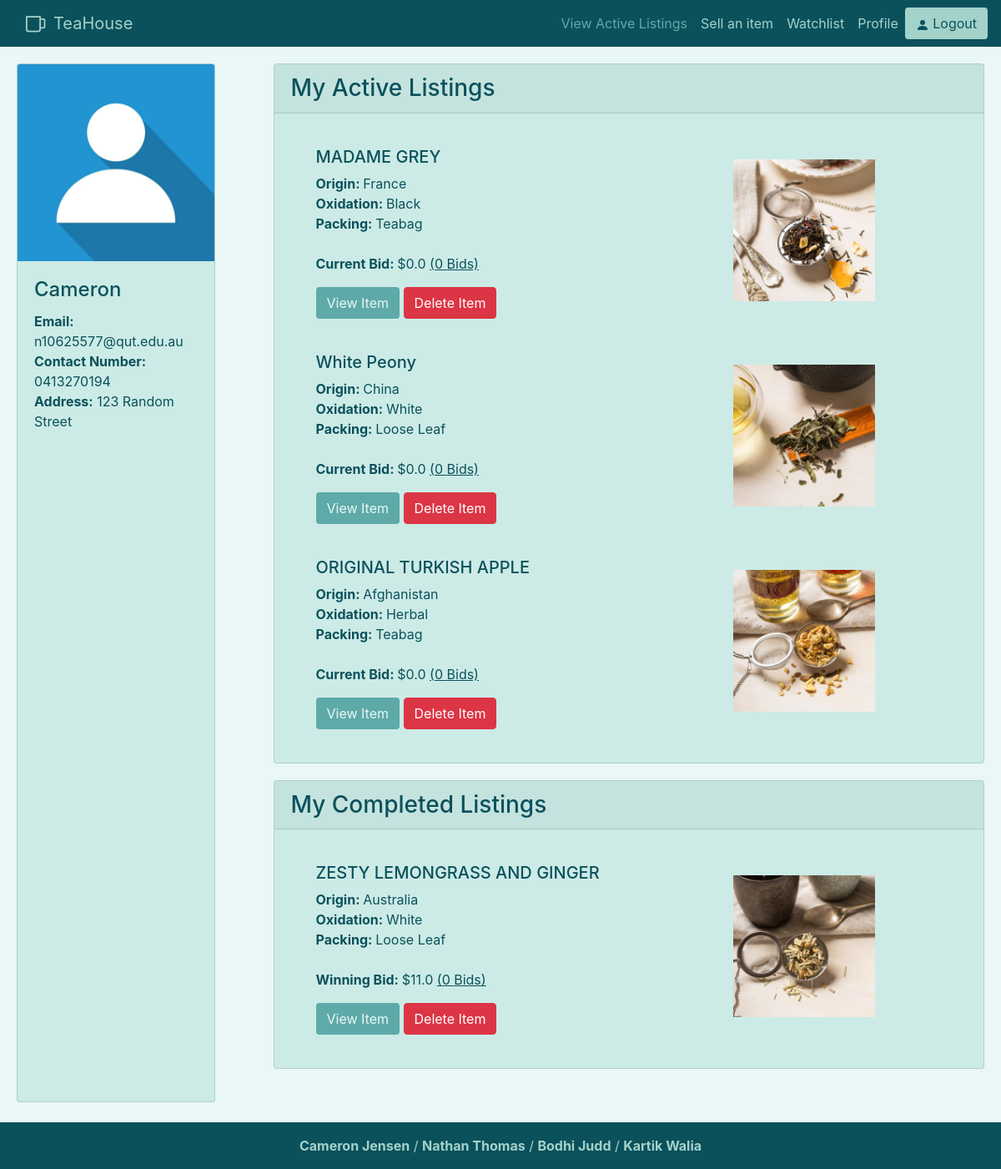
The page /profile (signed in) on the database as committed earlier.
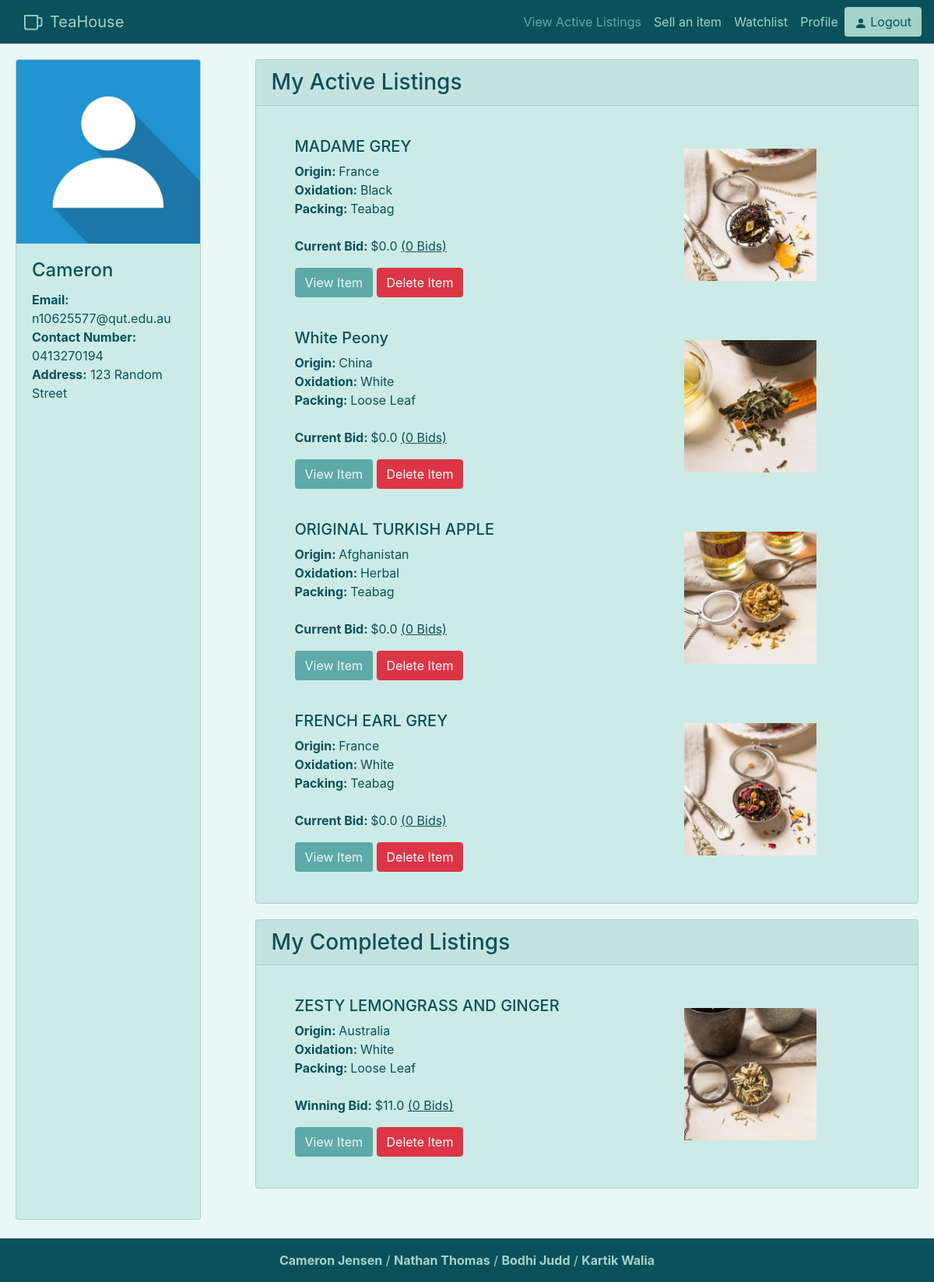
The same page on the database as committed later.
### auction/models.py (models this page shows)
class auctionListing(db.Model):
    __tablename__ = 'auctionListing'
    __table_args__ = {'extend_existing': True}
    id = db.Column(db.Integer, primary_key=True)
    user_id = db.Column(db.Integer, db.ForeignKey('users.id'), nullable=False)
    start_time = db.Column(db.DateTime, default=datetime.now(), nullable=False)
    end_time = db.Column(db.DateTime, nullable=False)
    starting_bid = db.Column(db.Float, nullable=False) #make 0 minimum
    current_bid = db.Column(db.Float, nullable=False) #same as above
    photos_url = db.Column(db.String())
    description = db.Column(db.String(255))
    weight = db.Column(db.Float, nullable=False)
    title = db.Column(db.String(100), nullable=False)
    tea_name = db.Column(db.String(60), nullable=False)
    origin_country = db.Column(db.String(60), nullable=False)
    oxidation = db.Column(db.String(60), nullable=False)
    packing = db.Column(db.String(60), nullable=False)
    bid_status = db.Column(db.Integer, nullable=False)
    total_bids = db.Column(db.Integer, nullable=False)

### auction/views.py (the view)
@bp.route('/profile')
@login_required
def profile():
    activeUserListings = auctionListing.query.filter_by(user_id = current_user.id, bid_status=1)
    completedUserListings = auctionListing.query.filter_by(user_id = current_user.id, bid_status=0)
    return render_template('profile.html', myActiveListings=activeUserListings, myCompletedListings = completedUserListings)

### auction/templates/profile.html
{% extends 'base.html' %}
{% block content %}
<div class="row">
    <div class="col-lg-3" style="padding-bottom: 40px;">
        <div class="card h-100" style="margin:20px;">
            <img class="card-img-top" src="/static/image/profile.jpg">
            <div class="card-body">
                <h4 class="card-title">{{current_user.username}}</h5>
                <b>Email:</b> {{current_user.email}}<br>
                <b>Contact Number:</b> {{current_user.contact_number}}<br>
                <b>Address:</b> {{current_user.address}}
            </div>
        </div>
    </div>
    <div class="col-lg" style="padding-bottom: 40px;">
        <div class="card" style="margin:20px">
            <h3 class="card-header">My Active Listings</h3>
            <div class="card-body">
            {% for listing in myActiveListings %}
            <div class="card-block listed-item">
                <div class="row">
                    <div class="col">
                        <h5>{{listing.title}}</h5>
                        <p><strong>Origin: </strong>{{listing.origin_country}}<br>
                            <strong>Oxidation: </strong>{{listing.oxidation}}<br>
                            <strong>Packing: </strong>{{listing.packing}}<br><br>
                            <strong>Current Bid: </strong>${{listing.current_bid}} <u>({{listing.total_bids}} Bids)</u>
                        </p>
                        <a href="/tea/{{listing.id}}" class="btn btn-default item-btn">View Item</a>
                        <a href="/tea/{{listing.id}}/delete" class="btn btn-danger">Delete Item</a>
                    </div>
                    <div class="col">
                        <img class="product-img" src="{{listing.photos_url}}">
                    </div>
                </div>
            </div>
            {% endfor %}
            </div>
        </div>
        <div class="card" style="margin:20px">
            <h3 class="card-header">My Completed Listings</h3>
            <div class="card-body">
            {% for listing in myCompletedListings %}
            <div class="card-block listed-item">
                <div class="row">
                    <div class="col">
                        <h5>{{listing.title}}</h5>
                        <p><strong>Origin: </strong>{{listing.origin_country}}<br>
                            <strong>Oxidation: </strong>{{listing.oxidation}}<br>
                            <strong>Packing: </strong>{{listing.packing}}<br><br>
                            <strong>Winning Bid: </strong>${{listing.current_bid}} <u>({{listing.total_bids}} Bids)</u>
                        </p>
                        <a href="/tea/{{listing.id}}" class="btn btn-default item-btn">View Item</a>
                        <a href="/tea/{{listing.id}}/delete" class="btn btn-danger">Delete Item</a>
                    </div>
                    <div class="col">
                        <img class="product-img" src="{{listing.photos_url}}">
                    </div>
                </div>
            </div>
            {% endfor %}
            </div>
        </div>
    </div>
</div>
{% endblock %}

Rows that differ between the two databases and show on the page:
added auctionListing: title "FRENCH EARL GREY", origin_country "France", oxidation "White", packing "Teabag", current_bid "0.0", total_bids "0", photos_url (picture), shown under "My Active Listings"
